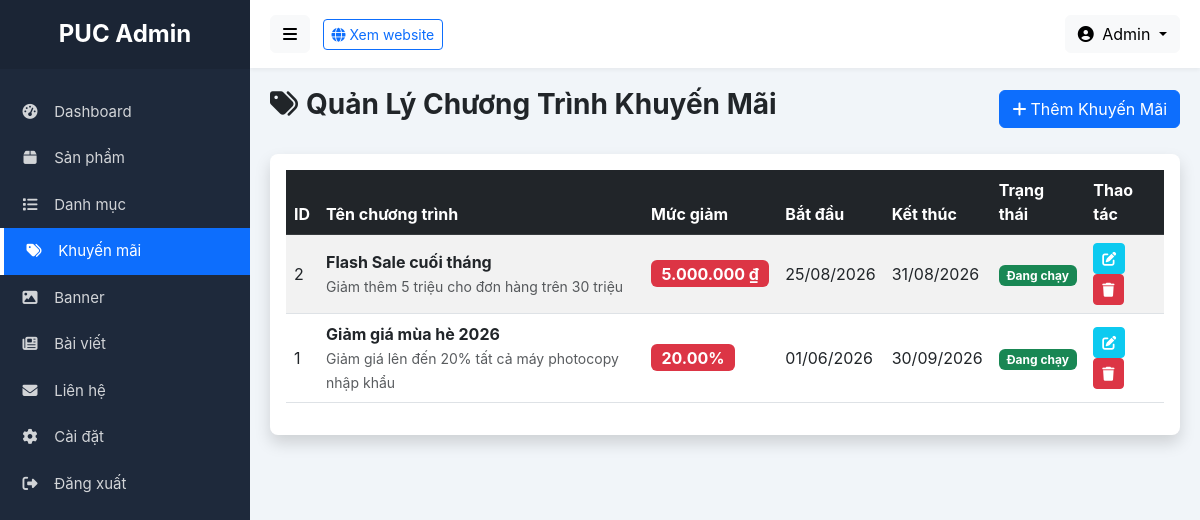
/admin/promotions.php (signed in), run on the app's committed database.
### tables this page shows
CREATE TABLE IF NOT EXISTS `promotions` (
    `id` INT AUTO_INCREMENT PRIMARY KEY,
    `title` VARCHAR(200) NOT NULL,
    `slug` VARCHAR(200) NOT NULL UNIQUE,
    `description` TEXT,
    `discount_type` ENUM('percent','fixed') DEFAULT 'percent',
    `discount_value` DECIMAL(15,2) DEFAULT 0,
    `image` VARCHAR(255),
    `start_date` DATE,
    `end_date` DATE,
    `is_active` TINYINT(1) DEFAULT 1,
    `created_at` TIMESTAMP DEFAULT CURRENT_TIMESTAMP
);

### includes/functions.php (called while the page is built, shortened)
<?php
function format_price($price) {
    return number_format($price, 0, ',', '.') . ' ₫';
}
function truncate_text($text, $length = 120) {
    $text = strip_tags($text);
    return $text;
}

### admin/promotions.php (the view, shortened to what this page needs)
<?php
require_once __DIR__ . '/includes/admin-header.php';
$action = $_GET['action'] ?? 'list';
?>
<div class="d-flex justify-content-between align-items-center mb-4">
    <h2 class="h3 fw-bold text-gray-800"><i class="fas fa-tags me-2"></i>Quản Lý Chương Trình Khuyến Mãi</h2>
    <?php if ($action === 'list'): ?>
        <a href="?action=add" class="btn btn-primary"><i class="fas fa-plus me-1"></i>Thêm Khuyến Mãi</a>
    <?php else: ?>
        <a href="promotions.php" class="btn btn-secondary"><i class="fas fa-arrow-left me-1"></i>Quay lại danh sách</a>
    <?php endif; ?>
</div>
<?php if ($action === 'list'): ?>
    <?php
    $promotions = $pdo->query("SELECT * FROM promotions ORDER BY id DESC")->fetchAll();
    ?>
    <div class="card shadow border-0">
        <div class="card-body">
            <div class="table-responsive">
                <table class="table table-striped table-hover align-middle">
                    <thead class="table-dark">
                        <tr>
                            <th>ID</th>
                            <th>Tên chương trình</th>
                            <th>Mức giảm</th>
                            <th>Bắt đầu</th>
                            <th>Kết thúc</th>
                            <th>Trạng thái</th>
                            <th>Thao tác</th>
                        </tr>
                    </thead>
                    <tbody>
                        <?php if (!empty($promotions)): foreach ($promotions as $pr): ?>
                        <tr>
                            <td><?= $pr['id'] ?></td>
                            <td>
                                <strong><?= htmlspecialchars($pr['title']) ?></strong>
                                <br><small class="text-muted"><?= htmlspecialchars(truncate_text($pr['description'], 60)) ?></small>
                            </td>
                            <td>
                                <span class="badge bg-danger fs-6">
                                    <?= $pr['discount_type'] === 'percent' ? ($pr['discount_value'] . '%') : format_price($pr['discount_value']) ?>
                                </span>
                            </td>
                            <td><?= $pr['start_date'] ? date('d/m/Y', strtotime($pr['start_date'])) : '-' ?></td>
                            <td><?= $pr['end_date'] ? date('d/m/Y', strtotime($pr['end_date'])) : 'Không thời hạn' ?></td>
                            <td>
                                <span class="badge bg-<?= $pr['is_active'] ? 'success' : 'secondary' ?>">
                                    <?= $pr['is_active'] ? 'Đang chạy' : 'Tắt' ?>
                                </span>
                            </td>
                            <td>
                                <a href="?action=edit&id=<?= $pr['id'] ?>" class="btn btn-sm btn-info text-white" title="Sửa"><i class="fas fa-edit"></i></a>
                                <a href="?action=delete&id=<?= $pr['id'] ?>" class="btn btn-sm btn-danger" onclick="return confirm('Bạn có chắc chắn muốn xóa khuyến mãi này?');" title="Xóa"><i class="fas fa-trash"></i></a>
                            </td>
                        </tr>
                        <?php endforeach; else: ?>
                        <tr><td colspan="7" class="text-center py-4 text-muted">Chưa có chương trình khuyến mãi nào.</td></tr>
                        <?php endif; ?>
                    </tbody>
                </table>
            </div>
        </div>
    </div>
<?php endif; ?>
<?php require_once 'includes/admin-footer.php'; ?>

### admin/includes/admin-header.php (style rules this page uses)
:root { --sidebar-width: 250px; --sidebar-bg: #1E293B; --sidebar-color: #f8f9fa; --sidebar-hover: #334155; --sidebar-active: #0d6efd; }
body { background-color: #f1f5f9; font-family: -apple-system, BlinkMacSystemFont, "Segoe UI", Roboto, "Helvetica Neue", Arial, sans-serif; overflow-x: hidden; }
.card { border: none; box-shadow: 0 0.125rem 0.25rem rgba(0,0,0,0.075); border-radius: 0.5rem; margin-bottom: 20px; }
.table-responsive { overflow-x: auto; }

### data on the page
promotions: id "2", title "Flash Sale cuối tháng", description "Giảm thêm 5 triệu cho đơn hàng trên 30 triệu", discount_value "5.000.000 ₫", start_date "25/08/2026", end_date "31/08/2026", is_active "Đang chạy"
promotions: id "1", title "Giảm giá mùa hè 2026", description "Giảm giá lên đến 20% tất cả máy photocopy nhập khẩu", discount_value "20.00", start_date "01/06/2026", end_date "30/09/2026", is_active "Đang chạy"

### other printed values
$_SESSION['admin_name'] "Admin"
